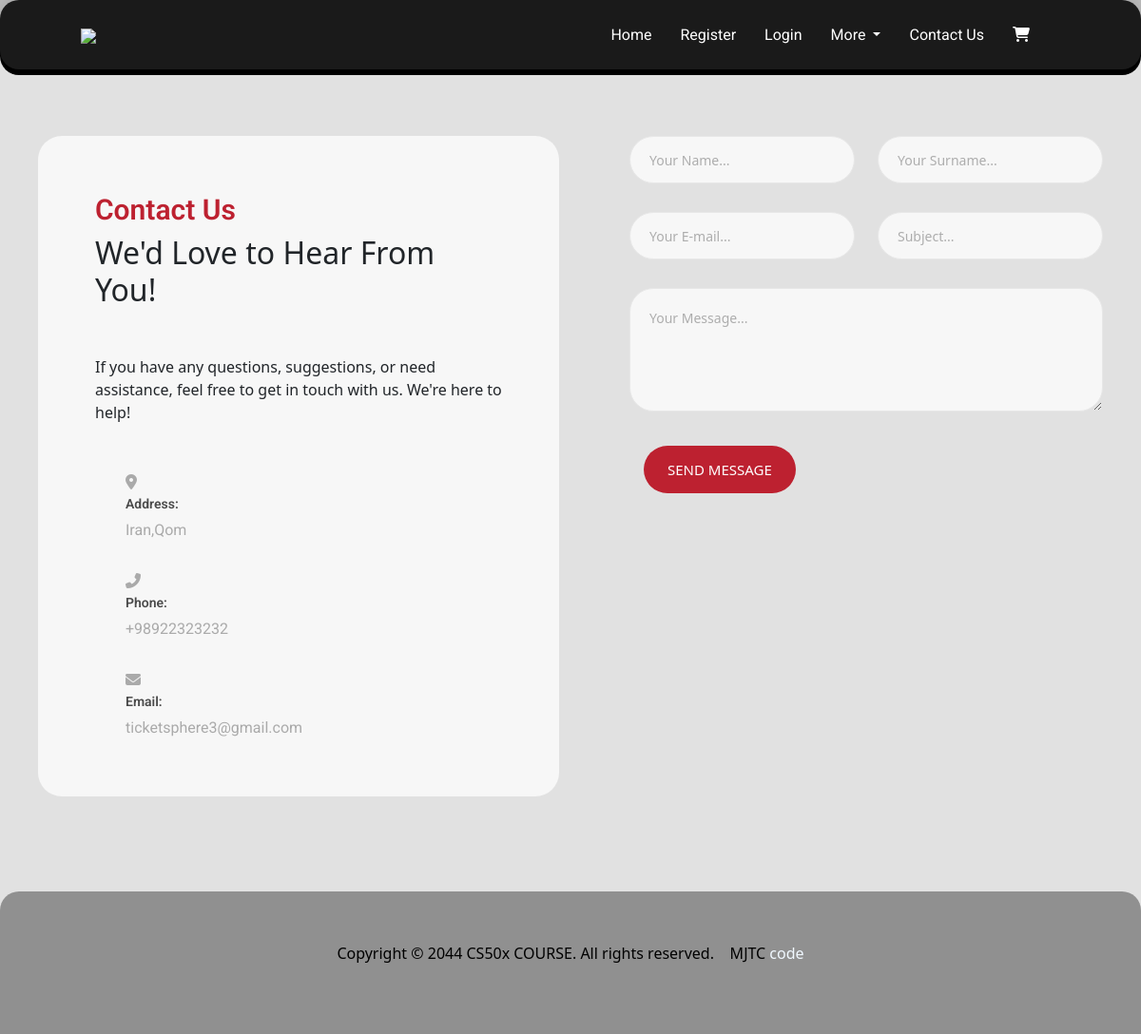
The app's page /site_model/ with its own data.
### site_model/models.py (models this page shows, shortened)
class site_setting(models.Model):
    site_name = models.CharField(max_length=200)
    site_url = models.CharField(max_length=200)
    about_us = models.TextField()
    address = models.CharField(max_length=200)
    phone = models.CharField(max_length=200, null=True, blank=True)
    email = models.CharField(max_length=100, null=True, blank=True)
    copy_right= models.TextField()
    site_logo = models.ImageField(upload_to="Side_Logo/")
    Main_setting = models.BooleanField()
    class Meta:
        verbose_name = 'Site_Settings'

### site_model/views.py (the view)
# urls.py: path('', views.Contact_Us, name='Contactus'),
def Contact_Us(request):
    about = site_setting.objects.all()
    context = {
        'About':about
    }
    return render(request,'site_model/Contact_Us.html',context)

### site_model/templates/site_model/Contact_Us.html (shortened to what this page needs)
{% extends "ticketSales/layout.html" %}
{% block main %}
<div class="bgcol">
  {% include "webapp/header.html" %}
  <div class="contact-page section">
    <div class="container Contact">
      <div class="row">
        <div class="col-lg-6 align-self-center">
          <div class="left-text">
            <div class="section-heading">
              <h6 class="Contact2">Contact Us</h6>
              <h2>We'd Love to Hear From You!</h2>
            </div>
            <p>If you have any questions, suggestions, or need assistance, feel free to get in touch with us. We're here to help!</p>
            <ul class="contact-info">
              <li Class="label2"><i class="fa fa-map-marker-alt"></i> <span Class="label1">Address:</span> {{About.0.address}} </li>
              <li Class="label2"><i class="fa fa-phone-alt"></i> <span Class="label1">Phone:</span> {{About.0.phone}} </li>
              <li Class="label2"><i class="fa fa-envelope"></i> <span Class="label1">Email:</span> {{About.0.email}} </li>
            </ul>
          </div>
        </div>
        <div class="col-lg-6">
          <div class="right-content">
            <div class="row">
              <div class="col-lg-12">
                <form id="contact-form" action="{% url 'send_message' %}" method="post">
                  <div class="row">
                    <div class="col-lg-6">
                      <fieldset>
                        <input class="filds" type="text" name="name" id="name" placeholder="Your Name..." autocomplete="on" required>
                      </fieldset>
                    </div>
                    <div class="col-lg-6">
                      <fieldset>
                        <input class="filds" type="text" name="surname" id="surname" placeholder="Your Surname..." autocomplete="on" required>
                      </fieldset>
                    </div>
                    <div class="col-lg-6">
                      <fieldset>
                        <input class="filds" type="email" name="email" id="email" placeholder="Your E-mail..." required>
                      </fieldset>
                    </div>
                    <div class="col-lg-6">
                      <fieldset>
                        <input class="filds" type="text" name="subject" id="subject" placeholder="Subject..." autocomplete="on">
                      </fieldset>
                    </div>
                    <div class="col-lg-12">
                      <fieldset>
                        <textarea class="filds" name="message" id="message" placeholder="Your Message..." required></textarea>
                      </fieldset>
                    </div>
                    <div class = "">
                      <div class="col-lg-12">
                        <fieldset>
                          <button type="submit" id="form-submit" class="orange-button">Send Message</button>
                        </fieldset>
                      </div>
                    </div>
                  </div>
                </form>
              </div>
            </div>
          </div>
        </div>
      </div>
    </div>
  </div>
  {% include "webapp/footer.html" %}
</div>
{% endblock %}

### ticketSales/static/ticketSales/css/style.css (style rules this page uses)
* { margin: 0px; padding: 0px; box-sizing: border-box; }
ul, li { margin: 0px; list-style-type: none; }
body { background-color: #e1e1e1; }
.container { max-width: 1200px; margin: auto; }
input[type="text"], input[type="search"] { width: 100%; }
.container { max-width: 100%; margin: 0 auto; padding-top: 0px; padding-left: 40px; padding-right: 40px; border-radius: 8px; background-color: #ffffff; }
span { color: aliceblue; }
.container { background-color: transparent; }
input { outline: none; border: none; }
textarea { outline: none; border: none; }
button { outline: none !important; border: none; background: transparent; }
.bgcol { background-color: #000000; max-height: 79px; border-radius: 20px; }
.Contact { padding-top: 70px !important; }
.contact-page .left-text { background-color: #f7f7f7; border-radius: 25px; padding: 60px; }
.contact-page .left-text .section-heading { margin-bottom: 50px; }
.contact-page .left-text p { margin-bottom: 50px; }
.contact-page .left-text ul li { display: block; font-size: 16px; color: #aaaaaa; font-size: 300; margin-bottom: 30px; }
.contact-page .left-text ul li:last-child { margin-bottom: 0px; }
.contact-page .left-text ul li span { display: block; font-size: 14px; font-weight: 600; color: #4a4a4a; margin-bottom: 5px; }
.contact-page .right-content { margin-left: 50px; }
.contact-page .right-content form input { width: 100%; height: 50px; border-radius: 25px; padding: 0px 20px; background-color: #f7f7f7; border: 1px solid #e7e7e7; font-size: 14px; color: #4a4a4a; margin-bottom: 30px; }
.contact-page .right-content form textarea { width: 100%; height: 130px; border-radius: 25px; padding: 20px 20px; background-color: #f7f7f7; border: 1px solid #e7e7e7; font-size: 14px; color: #4a4a4a; margin-bottom: 30px; }
.contact-page .right-content form button { display: inline-block; height: 50px; line-height: 50px; background-color: #bd2130; color: #fff; font-size: 15px; text-transform: uppercase; font-weight: 500; padding: 0px 25px; border: none; border-radius: 25px; transition: all .3s; }
span.label1 { color: #000000; font-family: "Roboto", sans-serif; font-weight: 500; font-style: normal; font-size: 60px; }
.label2 { color: #000000; font-family: "Roboto", sans-serif; font-weight: 400; font-style: normal; font-size: 40px; }
.Contact2 { color: #bd2130; font-family: "Roboto", sans-serif; font-weight: 600; font-style: normal; font-size: 30px; }

### records on screen
site_setting: address "Iran,Qom", phone "+98922323232", email "ticketsphere3@gmail.com"
